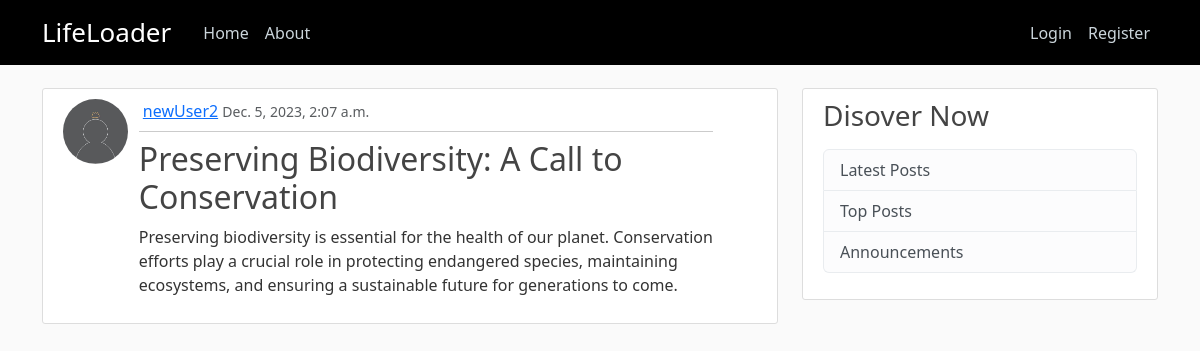
The page /post/43 on the database its author committed.
### social_net/models.py (models this page shows, shortened)
class Post(models.Model):
    author = models.ForeignKey(User, on_delete=models.CASCADE)
    title = models.CharField(max_length=150)
    content = models.TextField()
    date_created = models.DateTimeField(default=timezone.now)

### users/models.py (models this page shows, shortened)
class Profile(models.Model):
    user = models.OneToOneField(User, on_delete=models.CASCADE)
    bio = models.TextField(null=True)
    profile_pic = models.ImageField(
        default='default.jpg', upload_to='profile_pics')

### social_net/views.py (the view)
# urls.py: path('post/<int:pk>', views.PostDetailView.as_view(),
class PostDetailView(DetailView):
    model = Post
    context_object_name = 'post'

### social_net/templates/social_net/post_detail.html (shortened to what this page needs)
{% extends "social_net/base_temp.html" %}
{% block content %}
    <article class="media content-section">
        <div class="row">
            <div class="col-md-1">
                <img class="rounded-circle article-img" src="{{ post.author.profile.profile_pic.url }}" alt="post's author profile picture">
            </div>
            <div class="col-md-10 ms-3">
                <div class="media-body">
                    <div class="d-flex justify-content-between align-items-center">
                        <div>
                            <a class="ms-1" href="#">{{ post.author }}</a>
                            <small class="text-muted">{{ post.date_created }}</small>
                        </div>
                    </div>
                    <hr class="my-2">
                    <h2 class="article-title"> {{ post.title }}</h2>
                    <p class="article-content">{{ post.content }}</p>
                </div>
            </div>
        </div>
    </article>
{% endblock content %}

### social_net/static/social_net/main.css (style rules this page uses)
body { background: #fafafa; color: #333333; margin-top: 5rem; }
h1, h2, h3, h4, h5, h6 { color: #444444; }
.content-section { background: #ffffff; padding: 10px 20px; border: 1px solid #dddddd; border-radius: 3px; margin-bottom: 20px; }
.article-title { color: #444444; text-decoration: none; }
.article-content { white-space: pre-line; }
.article-img { height: 65px; width: 65px; margin-right: 16px; }

### rows shown on the page
Post: author.profile.profile_pic (placeholder picture), author "newUser2", date_created "Dec. 5, 2023, 2:07 a.m.", title "Preserving Biodiversity: A Call to Conservation", content "Preserving biodiversity is essential for the health of our planet. Conservation efforts play a crucial role in protecting endangered species, maintaining ecosystems, and ensuring a sustainable future for generations to come."
